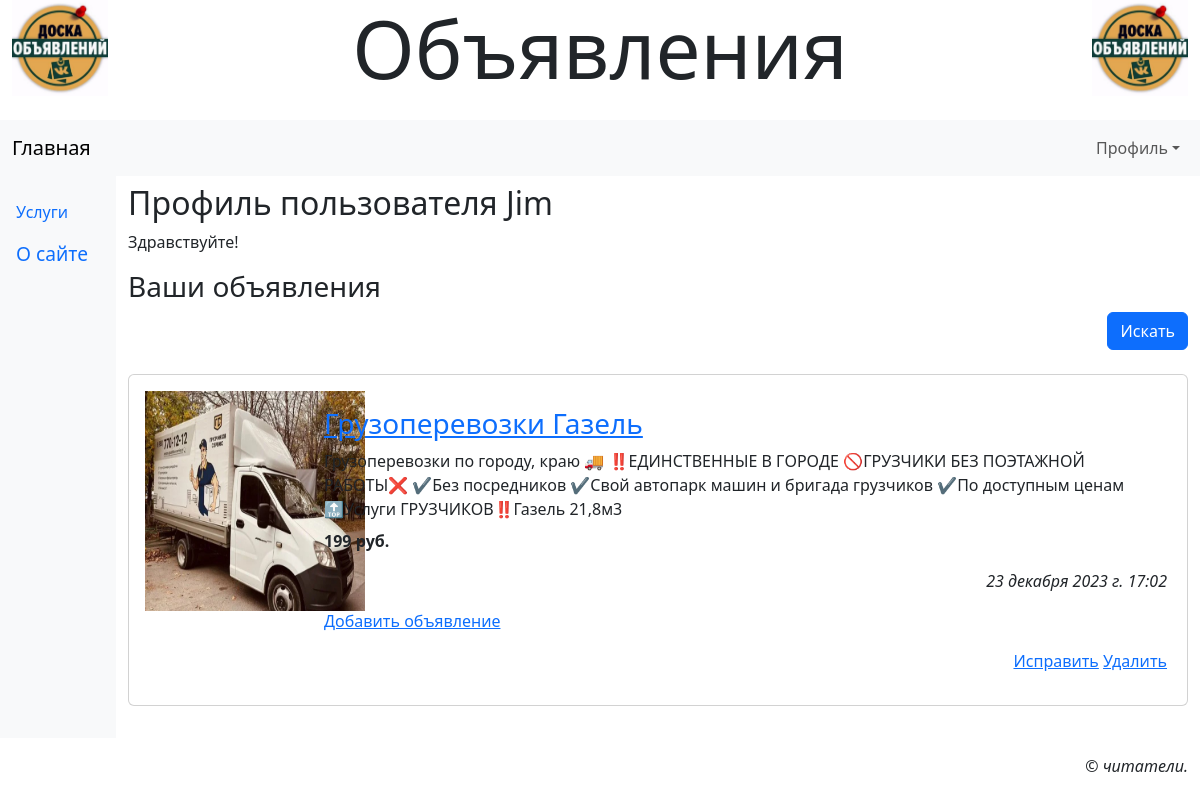
Page /accounts/profile/ (signed in) on the committed database.
### main/models.py (models this page shows, shortened)
class Rubric(models.Model):
    name = models.CharField(max_length=20, unique=True, verbose_name='Название')
    order = models.IntegerField(default=0, db_index=True, verbose_name='Порядок')
    super_rubric = models.ForeignKey('SuperRubric', blank=True, on_delete=models.PROTECT, null=True,
                                     verbose_name='Надрубрика')

class AdvUser(AbstractUser):
    is_activated = models.BooleanField(default=True, db_index=True, verbose_name='Прошел активацию?')
    send_messages = models.BooleanField(default=True, verbose_name='Слать оповещения о новых комментариях?')
    class Meta(AbstractUser.Meta):
        pass

class Bb (models.Model):
    rubric = models.ForeignKey(SubRubric, on_delete=models.PROTECT, verbose_name='Рубрика')
    title = models.CharField(max_length=40, verbose_name='Товар')
    content = models.TextField(verbose_name='Описание')
    price = models.IntegerField(default=0, verbose_name='Цена')
    contacts = models.TextField(verbose_name='Контакты')
    image = models.ImageField(blank=True, upload_to=get_timestamp_path, verbose_name='Изображение')
    author = models.ForeignKey(AdvUser, on_delete=models.CASCADE, verbose_name='Автор объявления')
    is_active = models.BooleanField(default=True, db_index=True, verbose_name='Выводить в списке?')
    created_at = models.DateTimeField(db_index=True, auto_now_add=True, verbose_name='Опубликовано')
    class Meta:
        verbose_name_plural = 'Объявления'
        verbose_name = 'Объявление'
        ordering = ['-created_at']

### main/views.py (the view)
# urls.py: path('accounts/profile/', profile, name='profile'),
@login_required
def profile(request):
    bbs = Bb.objects.filter(author=request.user.pk)
    context = {'bbs': bbs}
    return render(request, 'main/profile.html', context)

### main/models.py (called while the page is built)
    def get_queryset(self):
        return super().get_queryset().filter(super_rubric__isnull=True)

### main/templates/main/profile.html (shortened to what this page needs)
{% extends 'layout/basic.html' %}
{% load django_bootstrap5 %}
{% block content %}
<h2> Профиль пользователя {{user.username}} </h2>
{% if user.first_name and user.last_name %}
<p>Здравствуйте,{{user.first_name}} {{user.last_name}}</p>
{% else %}
<p>Здравствуйте!</p>
{% endif %}
<h3>Ваши объявления</h3>
<form class="row row-cols-md-auto justify-content-end">
    <div class="col-12">
        {% bootstrap_button 'Искать'%}
    </div>
</form>
{% if bbs %}
<div class="vstack gap-3 my-4">
    {% for bb in bbs %}
    <div class="card">
        {% url 'main:bb_detail' rubric_pk=rubric.pk pk=bb.pk as url %}
        <div class="row p-3">
            <a class="col-md-2" href="{{ url }} {{ all }}">
                {% if bb.image %}
                <div class="col-md-auto">
                    <img src="{{bb.image.url }}" class="main-image" width="220" height="220">
                </div>
                {% endif %}
            </a>
            <div class="col-md-10 card-body">
                <h3 class="card-title"><a href="{{ url }} {{ all }}">{{ bb.title }}</a> </h3>
                <div class="card-text mb-2">{{ bb.content }}</div>
                <p class="card-text fw-bold">{{ bb.price }} руб.</p>
                <p class="card-text text-end fst-italic">{{ bb.created_at }}</p>
                <p><a href="{% url 'main:profile_bb_add' %}">Добавить объявление</a> </p>
                <p class="card-text text-end">
                    <a href="{% url 'main:profile_bb_edit' pk=bb.pk %}">Исправить</a>
                    <a href="{% url 'main:profile_bb_delete' pk=bb.pk %}">Удалить</a>
                </p>
            </div>
        </div>
    </div>
    {% endfor %}
</div>
{% endif %}
{% endblock %}

### main/templates/layout/basic.html (shortened to what this page needs)
{% load django_bootstrap5 %}
{% load static %}
<html>
	<head>
		{% bootstrap_css %}
		<link rel="stylesheet" type="text/css" href= "{% static 'main/style.css' %}" />
	</head>
	<body class="container-fluid">
	    <header class="mb-4">
			<h1 class="display-1 text-center">Объявления</h1>
		</header>
			<nav class="row navbar navbar-expand-md bg-light">
				<div class="col container">
					<a class="navbar-brand" href="{% url 'main:index' %}">Главная</a>
					<div class="collapse navbar-collapse justify-content-end" id="navbarNav">
						<div class="navbar-nav">
							{% if user.is_authenticated %}
							<div class="nav-item dropdown">
								<a class="nav-link dropdown-toggle" data-bs-toggle="dropdown" href="#">Профиль</a>
							</div>
							{% else %}
							<a class="nav-link" href="{% url 'main:register' %}">Регистрация</a>
							<a class="nav-link" href="{% url 'main:login' %}">Вход</a>
							{% endif %}
						</div>
					</div>
				</div>
			</nav>
			<div class="row">
				<nav class="col-md-auto nav flex-column bg-light">
					{% for rubric in rubrics %}
					{% ifchanged rubric.super_rubric.pk %}
					<span class="nav-link root">{{ rubric.super_rubric.name }}</span>
					{% endifchanged %}
					<a class="nav-link" href="{% url 'main:rubric_bbs' pk=rubric.pk%}">{{ rubric.name }}</a>
					{% endfor %}
					<a class="nav-link root" href="{% url 'main:other' page='about'%}">О сайте</a>
				</nav>
				<main class="col py-2">
					{% block content %}
					{% endblock %}
				</main>
			</div>
			<footer class="mt-3">
				<p class="text-end fst-italic">&copy; читатели.</p>
			</footer>
	</body>
</html>

### main/static/main/style.css (style rules this page uses)
header h1 { background: url("bg.jpg") left / auto 100% no-repeat, url("bg.jpg") right / auto 100% no-repeat; }
.root { font-size:larger; }
img.main-image { width: 300 px; }

### rows in the picture
Rubric: name "Услуги"
AdvUser: username "Jim"
Bb: image (picture), title "Грузоперевозки Газель", content "Грузопepeвoзки пo городу, краю 🚚 ‼️EДИНCТBEНHЫЕ B ГOРOДE 🚫ГPУЗЧИKИ БEЗ ПОЭТАЖHОЙ РАБОTЫ❌ ✔Без пocpeдников ✔Cвoй aвтoпapк мaшин и бригадa гpузчиков ✔Пo дocтупным ценaм 🔝Услуги ГРУЗЧИКОВ‼️Газель 21,8м3", price "199", created_at "23 декабря 2023 г. 17:02"
